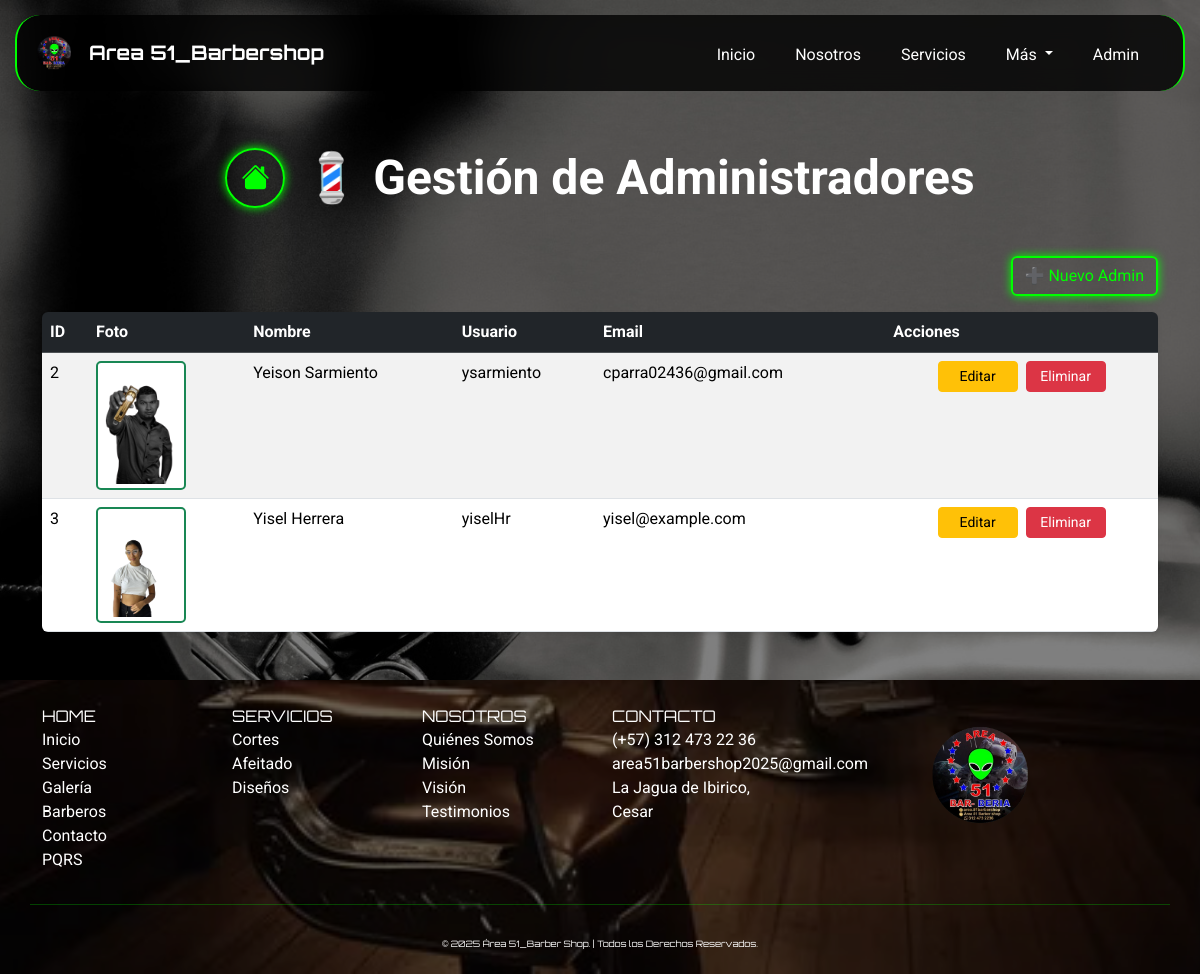
/index.php?page=administradores (signed in), run on the app's committed database.
### tables this page shows
CREATE TABLE `administradores` (
  `id_admin` int(11) NOT NULL AUTO_INCREMENT,
  `img_admin` varchar(255) DEFAULT NULL,
  `nombre` varchar(100) NOT NULL,
  `usuario` varchar(50) NOT NULL,
  `email` varchar(150) NOT NULL,
  `password` varchar(255) NOT NULL,
  `creado_en` timestamp NOT NULL DEFAULT current_timestamp(),
  PRIMARY KEY (`id_admin`)
);

### app/views/administradores/administradores.php (the view, shortened to what this page needs)
<?php
$stmt = $db->query("SELECT * FROM administradores");
$admins = $stmt->fetchAll();
?>
<body>
    <div class="container py-5">
            <div class="d-flex flex-column flex-md-row align-items-center justify-content-center gap-3 mb-5 text-center text-md-start" style="margin-top:100px;">
                <a href="index.php?page=panel" class="btn btn-neon d-flex justify-content-center align-items-center rounded-circle mb-3 mb-md-0" style="width: 60px; height: 60px;"> <i class="bi bi-house-fill fs-3"></i>
                </a>
                <h1 class="fw-bold display-5 text-white mb-0">💈 Gestión de Administradores</h1>
            </div>
            <div class="d-flex justify-content-end mb-3">
                <a href="index.php?page=crear_admin" class="btn btn-neon">➕ Nuevo Admin</a>
            </div>
            <div class="table-wrapper rounded shadow-sm" style="max-height:500px; overflow-y:auto;">
            <table class="table table-striped table-hover mb-0">
                <thead class="table-dark">
                <tr style="position: sticky; top: 0; z-index: 1;">
                    <th>ID</th>
                    <th>Foto</th>
                    <th>Nombre</th>
                    <th>Usuario</th>
                    <th>Email</th>
                    <th>Acciones</th>
                </tr>
                </thead>
                <tbody>
                <?php foreach($admins as $admin): ?>
                    <tr>
                        <td><?= $admin['id_admin'] ?></td>
                        <td>
                            <?php if (!empty($admin['img_admin'])): ?>
                                <img src="app/uploads/admin/<?= htmlspecialchars($admin['img_admin']) ?>"
                                    alt="Imagen del administrador"
                                    class="img-thumbnail border-success"
                                    style="max-width:90px; max-height:190px; border: 2px solid #0f0;border-radius: 5px;"">
                            <?php else: ?>
                                <p class="text-warning small mb-0">⚠️ Sin imagen</p>
                            <?php endif; ?>
                        </td>
                        <td><?= htmlspecialchars($admin['nombre']) ?></td>
                        <td><?= htmlspecialchars($admin['usuario']) ?></td>
                        <td><?= htmlspecialchars($admin['email']) ?></td>
                        <td>
                            <div class="d-flex justify-content-center gap-2">
                                <a href="index.php?page=editar_admin&id=<?= $admin['id_admin'] ?>" class="btn btn-sm btn-warning" style="width: 80px;">Editar</a>
                                <a href="index.php?page=eliminar_admin&id=<?= $admin['id_admin'] ?>" class="btn btn-sm btn-danger" style="width: 80px;">Eliminar</a>
                            </div>
                        </td>
                    </tr>
                <?php endforeach; ?>
                </tbody>
            </table>
        </div>
    </div>
<main>

### public/css/style.css (style rules this page uses)
body { background-image: url(../img/fondo_body.jpg); min-height: 100vh; background-size: cover; background-position: center; background-repeat: no-repeat; background-attachment: fixed; position: relative; font-family: 'Roboto', sans-serif; background-color: #000; color: #fff; margin: 0; padding: 0; width: 100%; align-items: center; justify-content: center; }
body::before { content: ''; position: fixed; top: 0; left: 0; width: 100%; height: 100%; background-color: rgba(0, 0, 0, 0.5); z-index: -1; }
html { scroll-behavior: smooth; width: 100%; }
.btn-neon { color: #00ff00; border: 2px solid #00ff00; background-color: transparent; box-shadow: 0 0 10px #00ff00; transition: all 0.3s ease; }
img { height: 80%; width: 80%; transition: transform 0.3s ease; }

### data on the page
administradores: id_admin "2", img_admin (picture), nombre "Yeison Sarmiento", usuario "ysarmiento", email "cparra02436@gmail.com"
administradores: id_admin "3", img_admin (picture), nombre "Yisel Herrera", usuario "yiselHr", email "yisel@example.com"
